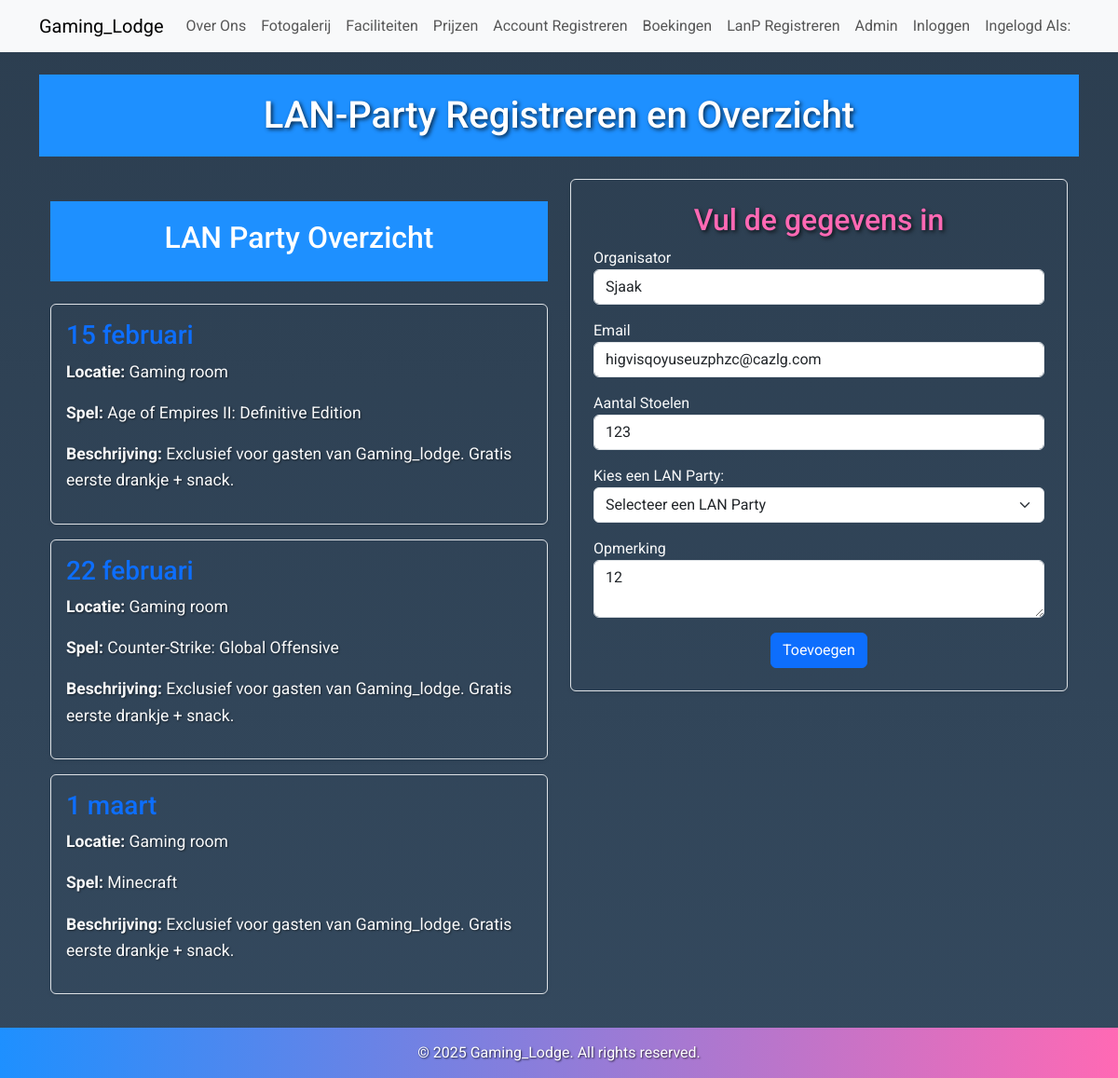
The app's page /lanp/update/1, older data.
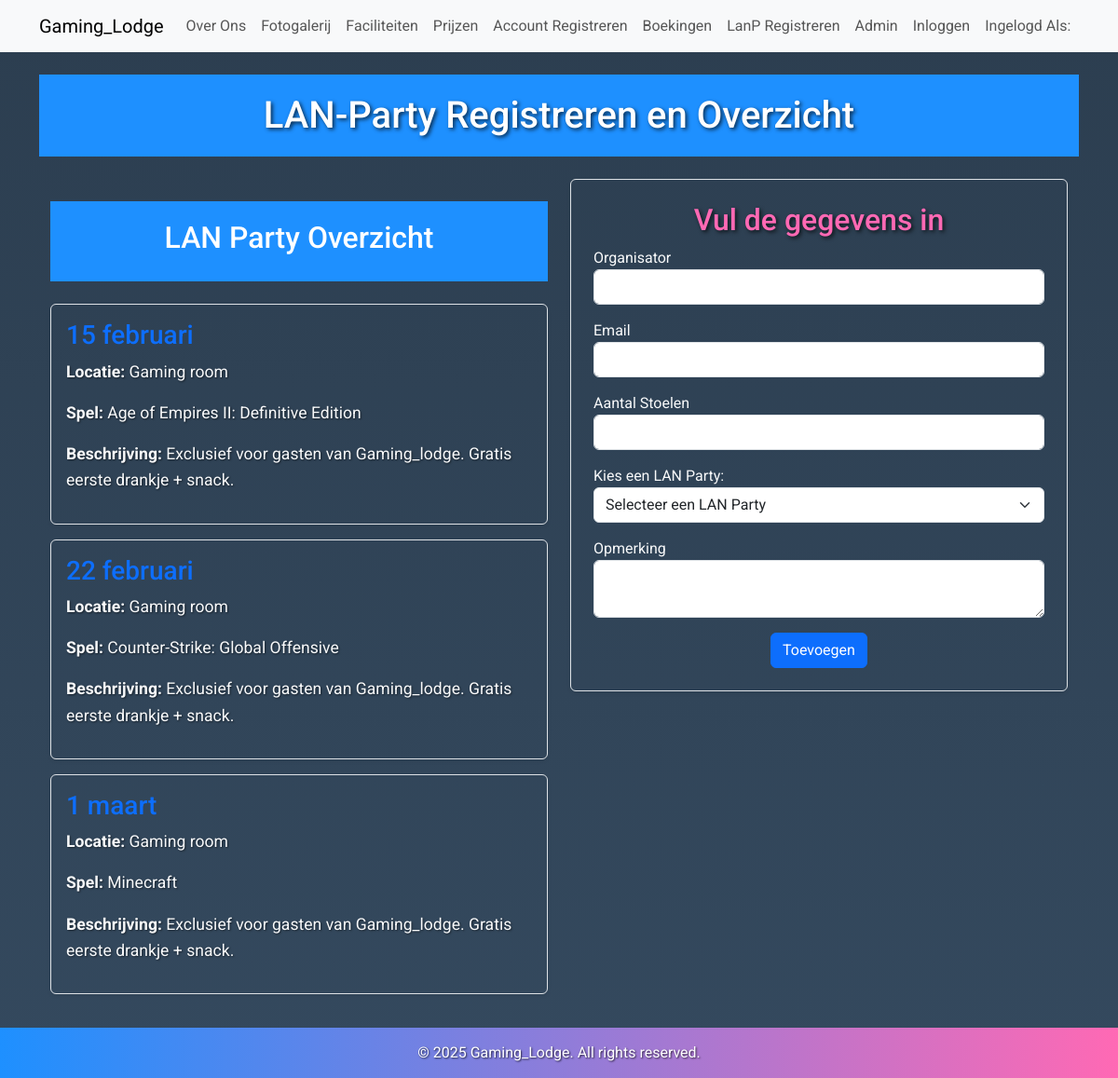
The same page, newer data.
### dbmodel.py (models this page shows)
class LanTabel(db.Model):
    id = db.Column(db.Integer, primary_key=True)
    lannaam = db.Column(db.String(80), nullable=False)
    organisator = db.Column(db.String(80), nullable=False)
    email = db.Column(db.String(120), nullable=False)
    datum = db.Column(db.String(20), nullable=False)
    aantalstoelen = db.Column(db.Integer, nullable=False)
    opmerking = db.Column(db.String(120))

### routes.py (the view, shortened to what this page needs)
@app.route('/lanp/update/<int:id>', methods=['GET', 'POST'])
def upd_lanp(id):
    party = LanTabel.query.get(id)
    form=LanFormulier(obj=party)
    print(party)
    return render_template('regform_lan.html', form=form, actie='Wijzigen')

### Formulieren.py
class LanFormulier(FlaskForm):
    lannaam = StringField('Naam Lanparty', validators=[DataRequired()])
    organisator = StringField('Naam', validators=[DataRequired()])
    email = StringField('Email', validators=[DataRequired(), Email()])
    datum = DateField('Datum', validators=[DataRequired()])
    aantalstoelen = StringField('Aantal plekken', validators=[DataRequired()])
    opmerking = StringField('Opmerking')
    submit = SubmitField('Toevoegen')

### app.py (called while the page is built)
@app.before_request
def create_tables():
    db.create_all()

### templates/regform_lan.html (shortened to what this page needs)
{% extends "base.html" %}
{% block content %}
<header class="text-center my-4">
    <h1>LAN-Party Registreren en Overzicht</h1>
</header>
<div class="container">
    <div class="row">
        <div class="col-md-6">
            <main>
                <header class="text-center my-4">
                    <h2>LAN Party Overzicht</h2>
                </header>
                <section class="party-card p-3 mb-3 border rounded shadow-sm">
                    <h3 class="text-primary">15 februari</h3>
                    <p><strong>Locatie:</strong> Gaming room</p>
                    <p><strong>Spel:</strong> Age of Empires II: Definitive Edition</p>
                    <p><strong>Beschrijving:</strong> Exclusief voor gasten van Gaming_lodge. Gratis eerste drankje + snack.</p>
                </section>
                <section class="party-card p-3 mb-3 border rounded shadow-sm">
                    <h3 class="text-primary">22 februari</h3>
                    <p><strong>Locatie:</strong> Gaming room</p>
                    <p><strong>Spel:</strong> Counter-Strike: Global Offensive</p>
                    <p><strong>Beschrijving:</strong> Exclusief voor gasten van Gaming_lodge. Gratis eerste drankje + snack.</p>
                </section>
                <section class="party-card p-3 mb-3 border rounded shadow-sm">
                    <h3 class="text-primary">1 maart</h3>
                    <p><strong>Locatie:</strong> Gaming room</p>
                    <p><strong>Spel:</strong> Minecraft</p>
                    <p><strong>Beschrijving:</strong> Exclusief voor gasten van Gaming_lodge. Gratis eerste drankje + snack.</p>
                </section>
            </main>
        </div>
        <div class="col-md-6">
            <section class="p-4 border rounded shadow-sm">
                <h2 class="text-center">Vul de gegevens in</h2>
                <form method="post" action="/add_registration">
                    <div class="mb-3">
                        {{ form.organisator.label }}
                        {{ form.organisator(class="form-control") }}
                    </div>
                    <div class="mb-3">
                        {{ form.email.label }}
                        {{ form.email(class="form-control") }}
                    </div>
                    <div class="mb-3">
                        {{ form.aantalstoelen.label }}
                        {{ form.aantalstoelen(class="form-control") }}
                    </div>
                    <div class="mb-3">
                        <label for="lan-party-dropdown">Kies een LAN Party:</label>
                        <select id="lan-party-dropdown" name="lan_party" class="form-select">
                            <option value="">Selecteer een LAN Party</option>
                        </select>
                    </div>
                    <div class="mb-3">
                        {{ form.opmerking.label }}
                        {{ form.opmerking(class="form-control") }}
                    </div>
                    <div class="text-center">
                        <button type="submit" class="btn btn-primary">{{ form.submit.label.text }}</button>
                    </div>
                </form>
            </section>
        </div>
    </div>
</div>
{% endblock %}

Row changes from the older to the newer data that the page shows:
removed LanTabel: organisator "Sjaak", email "higvisqoyuseuzphzc@cazlg.com", aantalstoelen "123", opmerking "12"
